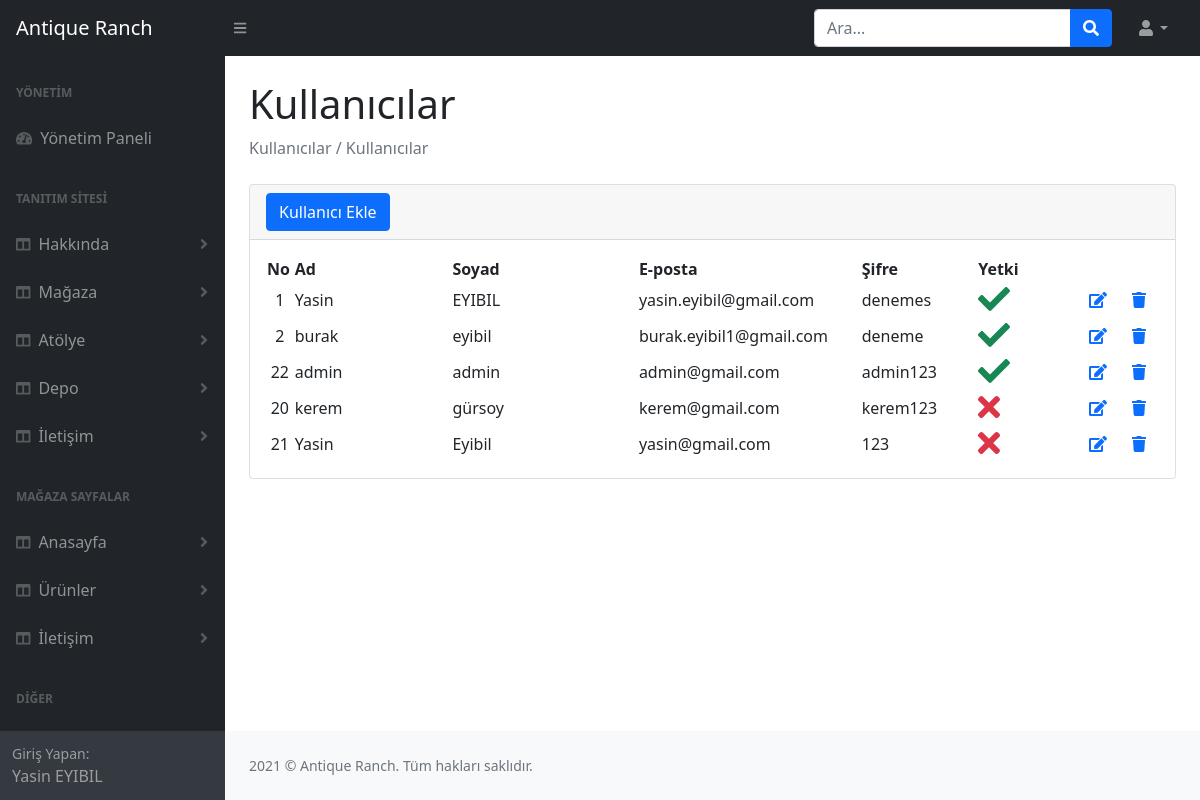
The app's page /magaza/admin/kullanici.php (signed in) with its own data.
### tables this page shows
CREATE TABLE IF NOT EXISTS `kullanici` (
  `id` int(11) NOT NULL AUTO_INCREMENT,
  `ad` varchar(255) NOT NULL,
  `soyad` varchar(255) NOT NULL,
  `mail` varchar(255) NOT NULL,
  `password` varchar(255) NOT NULL,
  `yetki` int(255) NOT NULL DEFAULT '0',
  PRIMARY KEY (`id`)
);

### magaza/lib/setting.php (called while the page is built, shortened)
<?php
try{
    $DBConnection= new PDO("mysql:host=localhost;dbname=magaza;charset=utf8",'root', '');
}
catch(PDOException $e){
    echo $e->getMessage();
}
if(isset($_SESSION['Kullanici'])){
    $kullanicibilgiler = $DBConnection->prepare("SELECT * FROM kullanici WHERE mail = ? LIMIT 1");
    $kullanicibilgiler->execute([$_SESSION['Kullanici']]);
    $kullanicibilgilerSayisi = $kullanicibilgiler->rowCount();
    $kullanicibilgi = $kullanicibilgiler->fetch(PDO::FETCH_ASSOC);
    if($kullanicibilgilerSayisi > 0){
        $kullaniciadi= $kullanicibilgi['ad'];
        $kullanicisoyad= $kullanicibilgi['soyad'];
    }
}
?>

### magaza/admin/kullanici.php (the view)
<?php
    $sayfa="Kullanıcılar";
    include "inc/ahead.php";
?>
                <main>
                    <div class="container-fluid px-4">
                        <h1 class="mt-4"><?=$sayfa?></h1>
                        <ol class="breadcrumb mb-4">
                            <li class="breadcrumb-item active">Kullanıcılar / <?=$sayfa?></li>
                        </ol>
                        <div class="card mb-4">
                            <div class="card-header">
                                <a href="kullaniciekle.php" class="btn btn-primary">Kullanıcı Ekle</a>
                            </div>
                            <div class="card-body">
                                <table  id="datatablesSimple" enctype="multipart/form-data">
                                    <thead>
                                        <tr>
                                            <th>No</th>
                                            <th>Ad</th>
                                            <th>Soyad</th>
                                            <th>E-posta</th>
                                            <th>Şifre</th>
                                            <th>Yetki</th>
                                            <th colspan="3"></th>
                                        </tr>
                                    </thead>
                                    <tbody>
                                        <?php
                                            $sorgu=$db->prepare("select * from kullanici");
                                            $sorgu->execute();
                                            while ($sonuc=$sorgu->fetch())
                                                {
                                            ?>
                                            <tr>
                                                <td width="30" class="text-center"><?= $sonuc["id"]?></td>
                                                <td width="250"><?= $sonuc["ad"]?></td>
                                                <td width="300"><?= $sonuc["soyad"]?></td>
                                                <td width="250"><?= $sonuc["mail"]?></td>
                                                <td width="150"><?= $sonuc["password"]?></td>
                                                <td width="150"><span class="fa fa-2x fa-<?= $sonuc["yetki"]=="1"?"check text-success":"times text-danger" ?>"></span></td>
                                                <td width="60" class="text-center"><a href="kullaniciguncelle.php?id=<?= $sonuc["id"]?>">
                                                    <span class="fa fa-edit"></span>
                                                </a></td>
                                                <td width="60" class="text-center">
                                                    <a href="sil.php?id=<?= $sonuc["id"] ?>&tablo=kullanici">
                                                        <span class="fa fa-trash"></span>
                                                    </a>
                                                </td>
                                            </tr>
                                        <?php } ?>
                                    </tbody>
                                </table>
                            </div>
                        </div>
                    </div>
                </main>
<?php
    include "inc/footer.php";
?>

### magaza/admin/inc/ahead.php (shortened to what this page needs)
<!DOCTYPE html>
<html lang="tr">
    <head>
        <link href="https://cdn.jsdelivr.net/npm/simple-datatables@latest/dist/style.css" rel="stylesheet" />
        <link href="css/styles.css" rel="stylesheet" />
    </head>
    <body class="sb-nav-fixed">
        <nav class="sb-topnav navbar navbar-expand navbar-dark bg-dark">
            <a class="navbar-brand ps-3" href="index.php">Antique Ranch</a>
            <button class="btn btn-link btn-sm order-1 order-lg-0 me-4 me-lg-0" id="sidebarToggle" href="#!"><i class="fas fa-bars"></i></button>
            <form class="d-none d-md-inline-block form-inline ms-auto me-0 me-md-3 my-2 my-md-0">
                <div class="input-group">
                    <input class="form-control" type="text" placeholder="Ara..." aria-label="Ara..." aria-describedby="btnNavbarSearch" />
                    <button class="btn btn-primary" id="btnNavbarSearch" type="button"><i class="fas fa-search"></i></button>
                </div>
            </form>
            <ul class="navbar-nav ms-auto ms-md-0 me-3 me-lg-4">
                <li class="nav-item dropdown">
                    <a class="nav-link dropdown-toggle" id="navbarDropdown" href="#" role="button" data-bs-toggle="dropdown" aria-expanded="false"><i class="fas fa-user fa-fw"></i></a>
                </li>
            </ul>
        </nav>
        <div id="layoutSidenav">
            <div id="layoutSidenav_nav">
                <nav class="sb-sidenav accordion sb-sidenav-dark" id="sidenavAccordion">
                    <div class="sb-sidenav-menu">
                        <div class="nav">
                            <div class="sb-sidenav-menu-heading">Yönetim</div>
                            <a class="nav-link" href="index.php">
                                <div class="sb-nav-link-icon"><i class="fas fa-tachometer-alt"></i></div>
                                Yönetim Paneli
                            </a>
                            <div class="sb-sidenav-menu-heading">Tanıtım sitesi</div>
                            <a class="nav-link collapsed <?= $sayfa=="Hakkında Metin"?"active":"" ?> " href="#" data-bs-toggle="collapse" data-bs-target="#hakkinda" aria-expanded="false" aria-controls="urun">
                                <div class="sb-nav-link-icon"><i class="fas fa-columns"></i></div>
                                Hakkında
                                <div class="sb-sidenav-collapse-arrow"><i class="fas fa-angle-down"></i></div>
                            </a>
                            <a class="nav-link collapsed <?= $sayfa=="Mağaza Metin"?"active":"" ?> <?= $sayfa=="Mağaza Resim"?"active":"" ?>" href="#" data-bs-toggle="collapse" data-bs-target="#magaza" aria-expanded="false" aria-controls="urun">
                                <div class="sb-nav-link-icon"><i class="fas fa-columns"></i></div>
                                Mağaza
                                <div class="sb-sidenav-collapse-arrow"><i class="fas fa-angle-down"></i></div>
                            </a>
                            <a class="nav-link collapsed <?= $sayfa=="Atölye"?"active":""?><?= $sayfa=="Atölye Resim"?"active":"" ?>" href="#" data-bs-toggle="collapse" data-bs-target="#atolye" aria-expanded="false" aria-controls="urun">
                                <div class="sb-nav-link-icon"><i class="fas fa-columns"></i></div>
                                Atölye
                                <div class="sb-sidenav-collapse-arrow"><i class="fas fa-angle-down"></i></div>
                            </a>
                            <a class="nav-link collapsed <?= $sayfa=="Depo"?"active":"" ?> <?= $sayfa=="Depo Resim"?"active":"" ?>" href="#" data-bs-toggle="collapse" data-bs-target="#depo" aria-expanded="false" aria-controls="urun">
                                <div class="sb-nav-link-icon"><i class="fas fa-columns"></i></div>
                                Depo
                                <div class="sb-sidenav-collapse-arrow"><i class="fas fa-angle-down"></i></div>
                            </a>
                            <a class="nav-link collapsed <?= $sayfa=="Tiletişim"?"active":"" ?>" href="#" data-bs-toggle="collapse" data-bs-target="#tiletisim" aria-expanded="false" aria-controls="urun">
                                <div class="sb-nav-link-icon"><i class="fas fa-columns"></i></div>
                                İletişim
                                <div class="sb-sidenav-collapse-arrow"><i class="fas fa-angle-down"></i></div>
                            </a>
                            <div class="sb-sidenav-menu-heading">Mağaza Sayfalar</div>
                            <a class="nav-link collapsed <?= $sayfa=="Anasayfa"?"active":"" ?>" href="#" data-bs-toggle="collapse" data-bs-target="#collapseLayouts" aria-expanded="false" aria-controls="collapseLayouts">
                                <div class="sb-nav-link-icon"><i class="fas fa-columns"></i></div>
                                Anasayfa
                                <div class="sb-sidenav-collapse-arrow"><i class="fas fa-angle-down"></i></div>
                            </a>
                            <a class="nav-link collapsed <?= $sayfa=="Mutfak"?"active":""?> <?= $sayfa=="Obje"?"active":""?> <?=$sayfa=="Keten"?"active":""?> <?=$sayfa=="İpek"?"active":""?> " href="#" data-bs-toggle="collapse" data-bs-target="#urun" aria-expanded="false" aria-controls="urun">
                            <div class="sb-nav-link-icon"><i class="fas fa-columns"></i></div>
                                Ürünler
                                <div class="sb-sidenav-collapse-arrow"><i class="fas fa-angle-down"></i></div>
                            </a>
                            <a class="nav-link collapsed <?= $sayfa=="İletişim"?"active":"" ?>" href="#" data-bs-toggle="collapse" data-bs-target="#iletisim" aria-expanded="false" aria-controls="urun">
                                <div class="sb-nav-link-icon"><i class="fas fa-columns"></i></div>
                                İletişim
                                <div class="sb-sidenav-collapse-arrow"><i class="fas fa-angle-down"></i></div>
                            </a>
                            <div class="sb-sidenav-menu-heading">Diğer</div>
                            <a class="nav-link collapsed <?= $sayfa=="Kullanıcılar"?"active":"" ?>" href="#" data-bs-toggle="collapse" data-bs-target="#kullanici" aria-expanded="false" aria-controls="urun">
                            </a>
                        </div>
                    </div>
                    <div class="sb-sidenav-footer">
                        <div class="small">Giriş Yapan:</div>
                    <?php
                    include '../lib/setting.php';
                        if(isset($_SESSION['Kullanici'])){
                            echo $kullaniciadi ." ". $kullanicisoyad;
                        }
                    ?>
                    </div>
                </nav>
            </div>
            <div id="layoutSidenav_content">

### records on screen
kullanici: ad "Yasin", soyad "EYIBIL", id "1", mail "yasin.eyibil@gmail.com", password "denemes", yetki 1 (drawn)
kullanici: id "2", ad "burak", soyad "eyibil", mail "burak.eyibil1@gmail.com", password "deneme", yetki 1 (drawn)
kullanici: id "22", ad "admin", soyad "admin", mail "admin@gmail.com", password "admin123", yetki 1 (drawn)
kullanici: id "20", ad "kerem", soyad "gürsoy", mail "kerem@gmail.com", password "kerem123", yetki 0 (drawn)
kullanici: id "21", ad "Yasin", soyad "Eyibil", mail "yasin@gmail.com", password "123", yetki 0 (drawn)

### other values on screen
$sayfa "Kullanıcılar"
